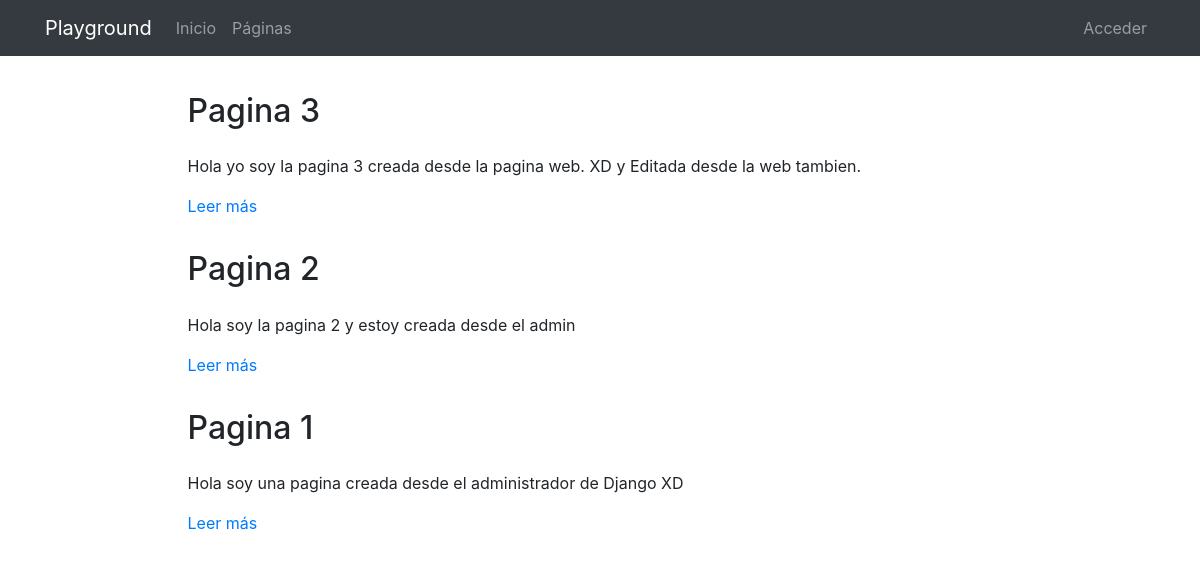
The page /pages/ on the database its author committed.
### pages/models.py (models this page shows, shortened)
class Page(models.Model):
    title = models.CharField(verbose_name="Título", max_length=200)
    content = RichTextField(verbose_name="Contenido")
    order = models.SmallIntegerField(verbose_name="Orden", default=0)
    created = models.DateTimeField(auto_now_add=True, verbose_name="Fecha de creación")
    updated = models.DateTimeField(auto_now=True, verbose_name="Fecha de edición")
    class Meta:
        verbose_name = "página"
        verbose_name_plural = "páginas"
        ordering = ['order', 'title']

### pages/views.py (the view)
# urls.py: path('', PagesListView.as_view(), name='pages'),
class PagesListView(ListView):
    model = Page

### pages/templates/pages/page_list.html (shortened to what this page needs)
{% extends 'core/base.html' %}
{% load static %}
{% block content %}
{% include 'pages/includes/page_menu.html' %}
<main role="main">
  <div class="container mb-4">
    {% for page in page_list|dictsort:'id' reversed %}
      <div class="row mt-3">
        <div class="col-md-9 mx-auto">
          <h2 class="mb-4">{{page.title}}</h2>
          <div>
            <p>{{page.content|striptags|safe|truncatechars:"200"}}</p>
            <p><a href="{% url 'pages:page' page.id page.title|slugify %}">Leer más</a>
            </p>
          </div>
        </div>
      </div>
    {% endfor %}
  </div>
</main>
{% endblock %}

### core/static/core/css/main.css (style rules this page uses)
main { padding-top: 20px; }
:root { --jumbotron-padding-y: 3rem; }

### rows shown on the page
Page: title "Pagina 3", content "Hola yo soy la pagina 3 creada desde la pagina web. XD y Editada desde la web tambien."
Page: title "Pagina 2", content "Hola soy la pagina 2 y estoy creada desde el admin"
Page: title "Pagina 1", content "Hola soy una pagina creada desde el administrador de Django XD"
